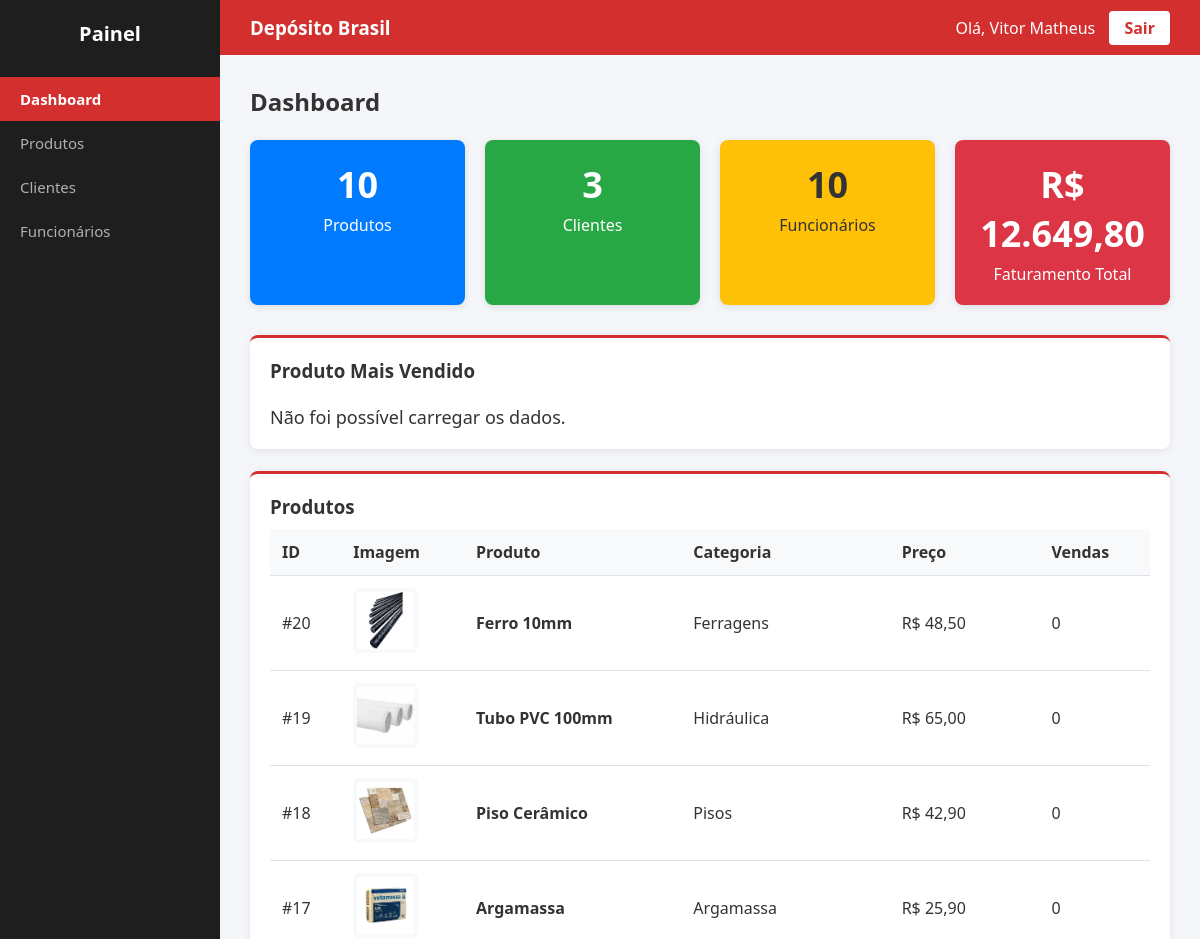
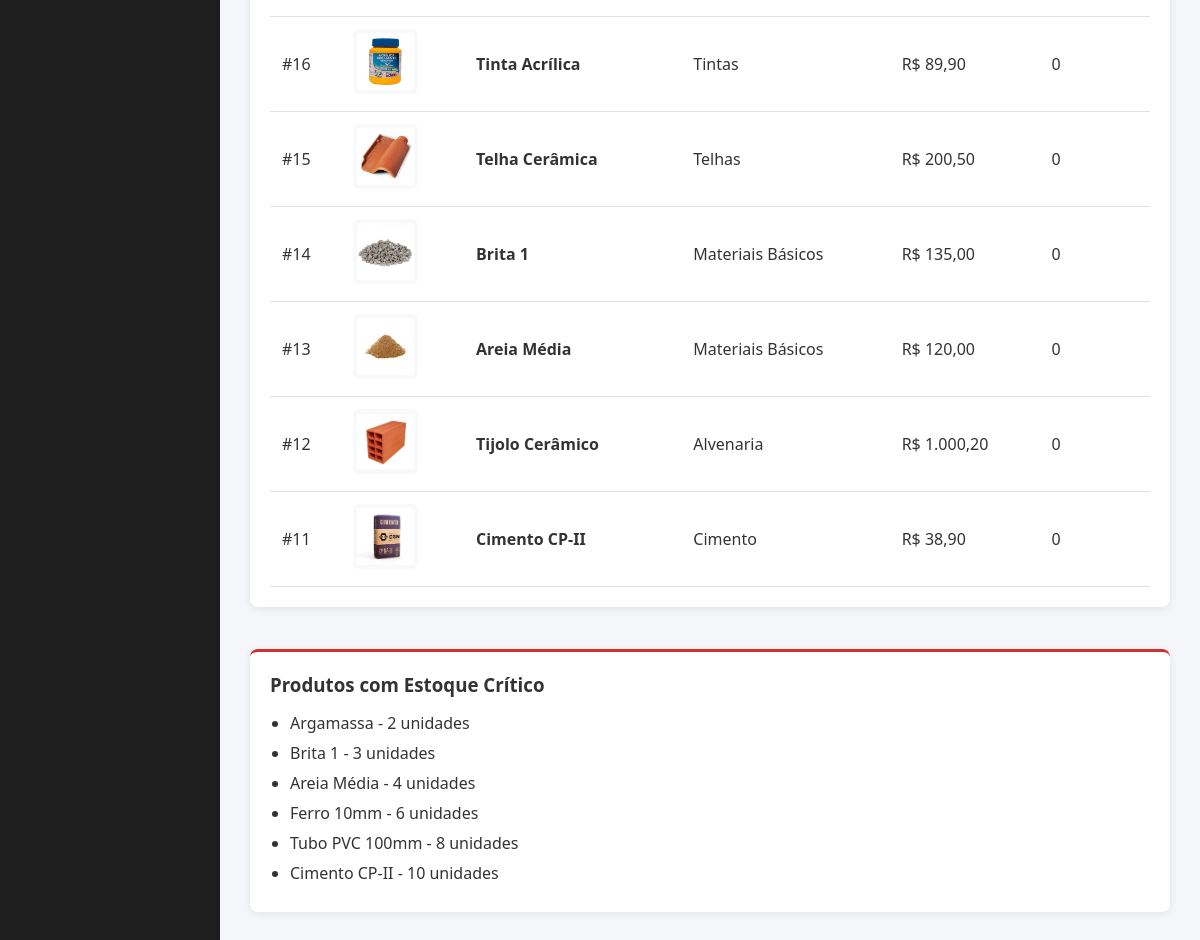
The page /dashboard.php (signed in) on the database its author committed (2 pictures, top to bottom).
### tables this page shows
CREATE TABLE `produtos` (
  `id` int(11) NOT NULL,
  `nome` varchar(100) NOT NULL,
  `categoria` varchar(50) NOT NULL,
  `preco` decimal(10,2) NOT NULL,
  `descricao` text DEFAULT NULL,
  `imagem_url` varchar(255) DEFAULT NULL,
  `estoque` int(11) NOT NULL DEFAULT 0
);

### dashboard.php (the view, shortened to what this page needs)
<?php
include("config/conexao.php");
$totalProdutos = 0;
$totalClientes = 0;
$totalFuncionarios = 0;
$faturamentoTotal = 0;
$resultado = $conn->query("SELECT COUNT(*) AS total FROM produtos");
if ($resultado) {
    $dados = $resultado->fetch_assoc();
    $totalProdutos = (int)$dados["total"];
}
$resultado = $conn->query("SELECT COUNT(*) AS total FROM clientes");
if ($resultado) {
    $dados = $resultado->fetch_assoc();
    $totalClientes = (int)$dados["total"];
}
$resultado = $conn->query("SELECT COUNT(*) AS total FROM funcionarios");
if ($resultado) {
    $dados = $resultado->fetch_assoc();
    $totalFuncionarios = (int)$dados["total"];
}
$resultado = $conn->query("
    SELECT COALESCE(SUM(p.preco * v.quantidade), 0) AS total
    FROM vendas v
    INNER JOIN produtos p ON p.id = v.produto_id
");
if ($resultado) {
    $dados = $resultado->fetch_assoc();
    $faturamentoTotal = (float)$dados["total"];
}
$resProdutos = $conn->query("
    SELECT *
    FROM produtos
    ORDER BY id DESC
    LIMIT 10
");
$imagens = [
    "Cimento CP-II" => "cimento-cp-ii.jpg",
    "Tijolo Cerâmico" => "tijolo-ceramico.jpg",
    "Areia Média" => "areia-media.jpg",
    "Brita 1" => "brita-1.jpg",
    "Telha Cerâmica" => "telha-ceramica.jpg",
    "Tinta Acrílica" => "tinta-acrilica.jpg",
    "Argamassa" => "argamassa.jpg",
    "Piso Cerâmico" => "piso-ceramico.jpg",
    "Tubo PVC 100mm" => "tubo-pvc-100mm.jpg",
    "Ferro 10mm" => "ferro-10mm.jpg"
];
?>
<!DOCTYPE html>
<html lang="pt-br">
<head>
</head>
<body>
<div class="sidebar">
    <h2>Painel</h2>
    <a href="dashboard.php" class="active">
        Dashboard
    </a>
    <a href="pages/produtos/listar.php">
        Produtos
    </a>
    <a href="pages/clientes/listar.php">
        Clientes
    </a>
    <a href="pages/funcionarios/listar.php">
        Funcionários
    </a>
</div>
<div class="content">
    <div class="header">
        <h3>
            Depósito Brasil
        </h3>
        <div>
            <span>
                Olá,
                <?php
                echo htmlspecialchars($_SESSION["nome"]);
                ?>
            </span>
            <a href="logout.php">
                Sair
            </a>
        </div>
    </div>
    <div class="main">
        <h2>
            Dashboard
        </h2>
        <br>
        <div class="cards-grid">
            <div class="card-stat bg-blue">
                <h1 id="total-produtos">
                    <?php echo $totalProdutos; ?>
                </h1>
                <p>
                    Produtos
                </p>
            </div>
   <div class="card-stat bg-green">
    <h1 id="total-clientes">
        <?php echo $totalClientes; ?>
    </h1>
    <p>Clientes</p>
</div>
<div class="card-stat bg-yellow">
    <h1 id="total-funcionarios">
        <?php echo $totalFuncionarios; ?>
    </h1>
    <p>Funcionários</p>
</div>
            <div class="card-stat bg-red">
                <h1 id="faturamento-total">
                    R$
                    <?php
                    echo number_format(
                        $faturamentoTotal,
                        2,
                        ",",
                        "."
                    );
                    ?>
                </h1>
                <p>
                    Faturamento Total
                </p>
            </div>
        </div>
        <div class="card">
            <h3>
                Produto Mais Vendido
            </h3>
            <br>
            <p
                id="produto-mais-vendido"
                class="produto-mais-vendido"
            >
            </p>
        </div>
        <br>
        <div class="card">
            <h3>
                Produtos
            </h3>
            <table>
                <thead>
                    <tr>
                        <th>ID</th>
                        <th>Imagem</th>
                        <th>Produto</th>
                        <th>Categoria</th>
                        <th>Preço</th>
                        <th>Vendas</th>
                    </tr>
    </div>
</div>
                <tbody id="tabela-produtos-corpo">
                    <?php if ($resProdutos && $resProdutos->num_rows > 0): ?>
                        <?php while ($p = $resProdutos->fetch_assoc()): ?>
                            <?php
                            $nomeProduto = $p["nome"];
                            $imagem = $imagens[$nomeProduto]
                                ?? "produto-sem-imagem.jpg";
                            ?>
                            <tr>
                                <td>
                                    #<?php echo (int)$p["id"]; ?>
                                </td>
                                <td>
                                    <img
                                        src="imagens/img/produtos/<?php echo htmlspecialchars($imagem); ?>"
                                        alt="<?php echo htmlspecialchars($nomeProduto); ?>"
                                        class="produto-imagem"
                                    >
                                </td>
                                <td>
                                    <strong>
                                        <?php
                                        echo htmlspecialchars($nomeProduto);
                                        ?>
                                    </strong>
                                </td>
                                <td>
                                    <?php
                                    echo htmlspecialchars(
                                        $p["categoria"]
                                    );
                                    ?>
                                </td>
                                <td>
                                    R$
                                    <?php
                                    echo number_format(
                                        (float)$p["preco"],
                                        2,
                                        ",",
                                        "."
                                    );
                                    ?>
                                </td>
                                <td>
                                    0
                                </td>
                            </tr>
                        <?php endwhile; ?>
                    <?php endif; ?>
                </tbody>
        </div>
        <br>
        <div class="card estoque-critico">
            <h3>
                Produtos com Estoque Crítico
            </h3>
            <ul id="lista-estoque-critico">
                <?php
                $resultadoEstoque = $conn->query("
                    SELECT nome, estoque
                    FROM produtos
                    WHERE estoque <= 10
                    ORDER BY estoque ASC
                ");
                if (
                    $resultadoEstoque &&
                    $resultadoEstoque->num_rows > 0
                ):
                ?>
                    <?php while ($estoque = $resultadoEstoque->fetch_assoc()): ?>
                        <li>
                            <?php
                            echo htmlspecialchars(
                                $estoque["nome"]
                            );
                            ?>
                            -
                            <?php
                            echo (int)$estoque["estoque"];
                            ?>
                            unidades
                        </li>
                    <?php endwhile; ?>
                <?php else: ?>
                    <li>
                        Nenhum produto com estoque crítico.
                    </li>
                <?php endif; ?>
            </ul>
        </div>
</body>
</html>

### dashboard.php (style rules this page uses)
* { margin: 0; padding: 0; box-sizing: border-box; font-family: 'Segoe UI', sans-serif; }
body { display: flex; background: #f4f6f9; min-height: 100vh; color: #333; }
.sidebar { width: 220px; background: #1e1e1e; color: #fff; min-height: 100vh; padding-top: 20px; }
.sidebar h2 { text-align: center; margin-bottom: 30px; font-size: 20px; }
.sidebar a { display: block; padding: 12px 20px; color: #b0b0b0; text-decoration: none; font-size: 15px; }
.sidebar a:hover, .sidebar a.active { background: #d32f2f; color: #fff; font-weight: bold; }
.content { flex: 1; min-width: 0; }
.header { background: #d32f2f; color: #fff; padding: 15px 30px; display: flex; justify-content: space-between; align-items: center; }
.header a { background: #fff; color: #d32f2f; padding: 6px 15px; border-radius: 4px; text-decoration: none; font-weight: bold; margin-left: 10px; }
.main { padding: 30px; }
.cards-grid { display: grid; grid-template-columns: repeat(4, 1fr); gap: 20px; margin-bottom: 30px; }
.card-stat { padding: 20px; border-radius: 8px; color: #fff; text-align: center; box-shadow: 0 2px 8px rgba(0,0,0,0.1); }
.card-stat h1 { font-size: 36px; margin-bottom: 5px; }
.bg-blue { background: #007bff; }
.bg-green { background: #28a745; }
.bg-yellow { background: #ffc107; color: #333; }
.bg-red { background: #dc3545; }
.card { background: #fff; border-radius: 8px; padding: 20px; box-shadow: 0 2px 8px rgba(0,0,0,0.08); border-top: 3px solid #d32f2f; }
table { width: 100%; border-collapse: collapse; margin-top: 10px; }
th, td { padding: 12px; text-align: left; border-bottom: 1px solid #dee2e6; vertical-align: middle; }
th { background: #f8f9fa; }
.produto-imagem { width: 65px; height: 65px; object-fit: contain; border-radius: 6px; background: #f8f9fa; padding: 4px; }
.produto-mais-vendido { font-size: 18px; color: #333; }
.estoque-critico { margin-top: 20px; }
.estoque-critico ul { margin-top: 15px; padding-left: 20px; }
.estoque-critico li { margin-bottom: 8px; }

### rows shown on the page
produtos: id "20", shows a picture, nome "Ferro 10mm", categoria "Ferragens", preco "48,50", estoque "6"
produtos: id "19", shows a picture, nome "Tubo PVC 100mm", categoria "Hidráulica", preco "65,00", estoque "8"
produtos: id "18", shows a picture, nome "Piso Cerâmico", categoria "Pisos", preco "42,90"
produtos: id "17", shows a picture, nome "Argamassa", categoria "Argamassa", preco "25,90", estoque "2"
produtos: id "16", shows a picture, nome "Tinta Acrílica", categoria "Tintas", preco "89,90"
produtos: id "15", shows a picture, nome "Telha Cerâmica", categoria "Telhas", preco "200,50"
produtos: id "14", shows a picture, nome "Brita 1", categoria "Materiais Básicos", preco "135,00", estoque "3"
produtos: id "13", shows a picture, nome "Areia Média", categoria "Materiais Básicos", preco "120,00", estoque "4"
produtos: id "12", shows a picture, nome "Tijolo Cerâmico", categoria "Alvenaria", preco "1.000,20"
produtos: id "11", shows a picture, nome "Cimento CP-II", categoria "Cimento", preco "38,90", estoque "10"

### other values the page prints
$_SESSION["nome"] "Vitor Matheus"
$totalProdutos "10"
$totalClientes "3"
$totalFuncionarios "10"
$faturamentoTotal "12.649,80"
